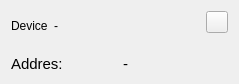
<?xml version="1.0" encoding="UTF-8"?>
<ui version="4.0">
 <class>DS1971</class>
 <widget class="QWidget" name="DS1971">
  <property name="geometry">
   <rect>
    <x>0</x>
    <y>0</y>
    <width>239</width>
    <height>84</height>
   </rect>
  </property>
  <property name="windowTitle">
   <string>Form</string>
  </property>
  <layout class="QVBoxLayout" name="verticalLayout">
   <item>
    <layout class="QHBoxLayout" name="horizontalLayout_2">
     <item>
      <widget class="QLabel" name="label_3">
       <property name="text">
        <string>Device</string>
       </property>
       <property name="alignment">
        <set>Qt::AlignBottom|Qt::AlignLeading|Qt::AlignLeft</set>
       </property>
      </widget>
     </item>
     <item>
      <widget class="QLabel" name="deviceIndexLabel">
       <property name="text">
        <string>-</string>
       </property>
       <property name="alignment">
        <set>Qt::AlignBottom|Qt::AlignLeading|Qt::AlignLeft</set>
       </property>
      </widget>
     </item>
     <item>
      <spacer name="horizontalSpacer_2">
       <property name="orientation">
        <enum>Qt::Horizontal</enum>
       </property>
       <property name="sizeHint" stdset="0">
        <size>
         <width>40</width>
         <height>20</height>
        </size>
       </property>
      </spacer>
     </item>
     <item>
      <widget class="QPushButton" name="settingsPushButton">
       <property name="minimumSize">
        <size>
         <width>0</width>
         <height>0</height>
        </size>
       </property>
       <property name="maximumSize">
        <size>
         <width>22</width>
         <height>16777215</height>
        </size>
       </property>
       <property name="text">
        <string/>
       </property>
       <property name="icon">
        <iconset resource="res.qrc">
         <normaloff>:/images/menu_light.png</normaloff>:/images/menu_light.png</iconset>
       </property>
       <property name="iconSize">
        <size>
         <width>14</width>
         <height>14</height>
        </size>
       </property>
      </widget>
     </item>
    </layout>
   </item>
   <item>
    <layout class="QHBoxLayout" name="horizontalLayout">
     <item>
      <widget class="QLabel" name="label_2">
       <property name="font">
        <font>
         <pointsize>11</pointsize>
        </font>
       </property>
       <property name="text">
        <string>Addres:</string>
       </property>
       <property name="alignment">
        <set>Qt::AlignBottom|Qt::AlignLeading|Qt::AlignLeft</set>
       </property>
      </widget>
     </item>
     <item>
      <widget class="QLabel" name="addrLabel">
       <property name="font">
        <font>
         <pointsize>11</pointsize>
        </font>
       </property>
       <property name="text">
        <string>-</string>
       </property>
       <property name="alignment">
        <set>Qt::AlignBottom|Qt::AlignLeading|Qt::AlignLeft</set>
       </property>
      </widget>
     </item>
    </layout>
   </item>
  </layout>
 </widget>
 <resources>
  <include location="res.qrc"/>
 </resources>
 <connections/>
</ui>
